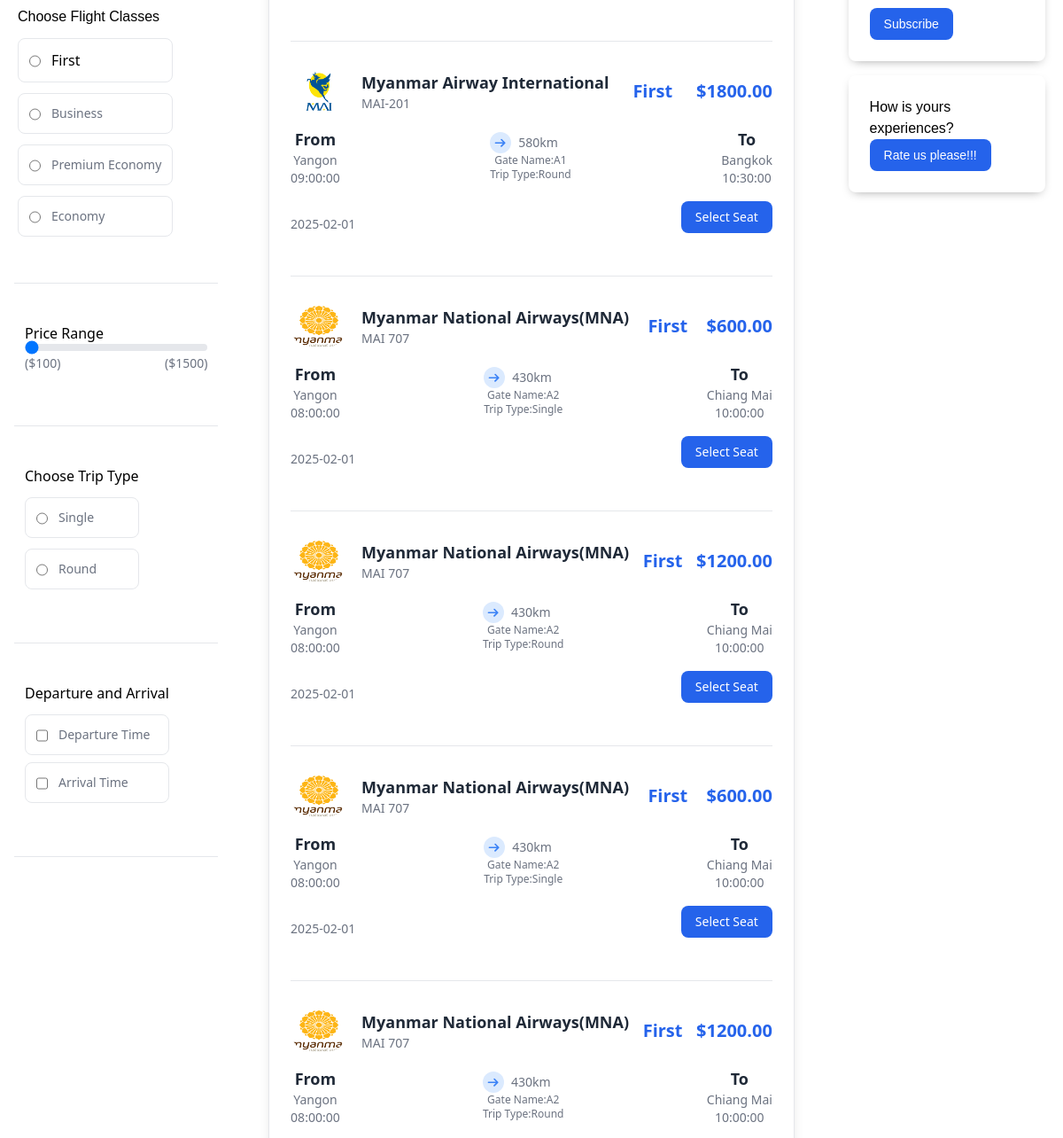
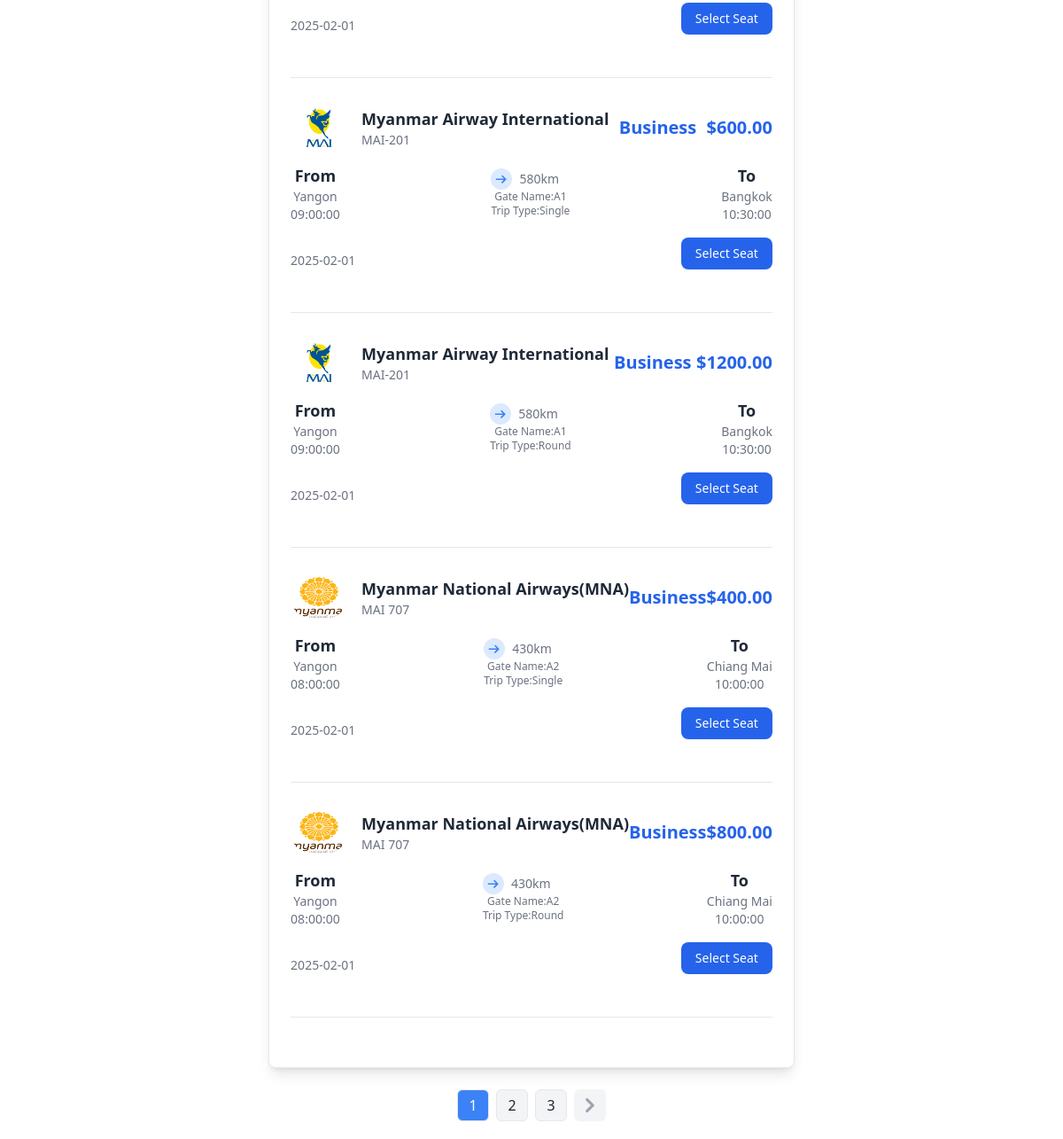
The app's page /customer/flightSearch.php (lower part), older data (2 pictures, top to bottom).
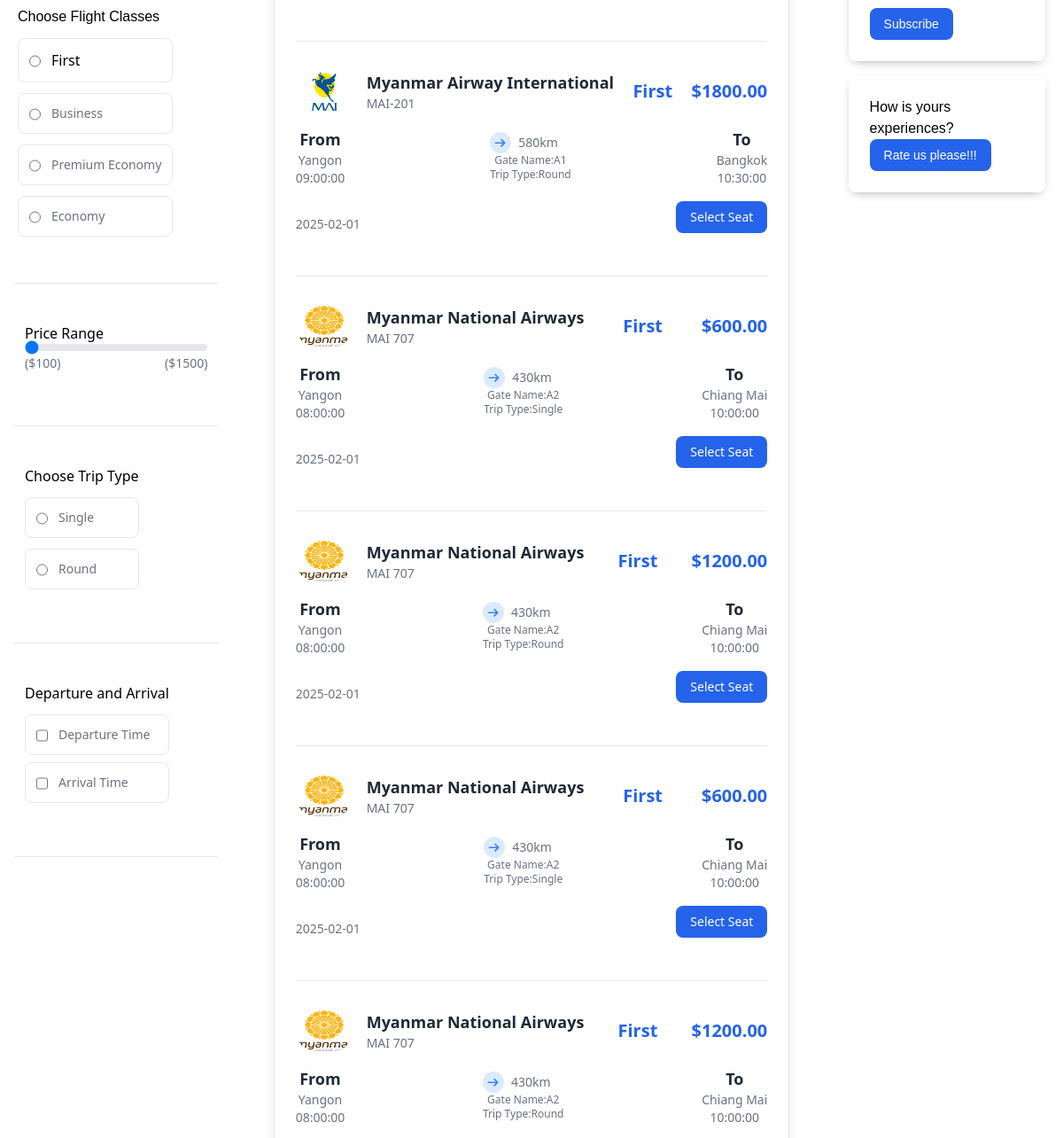
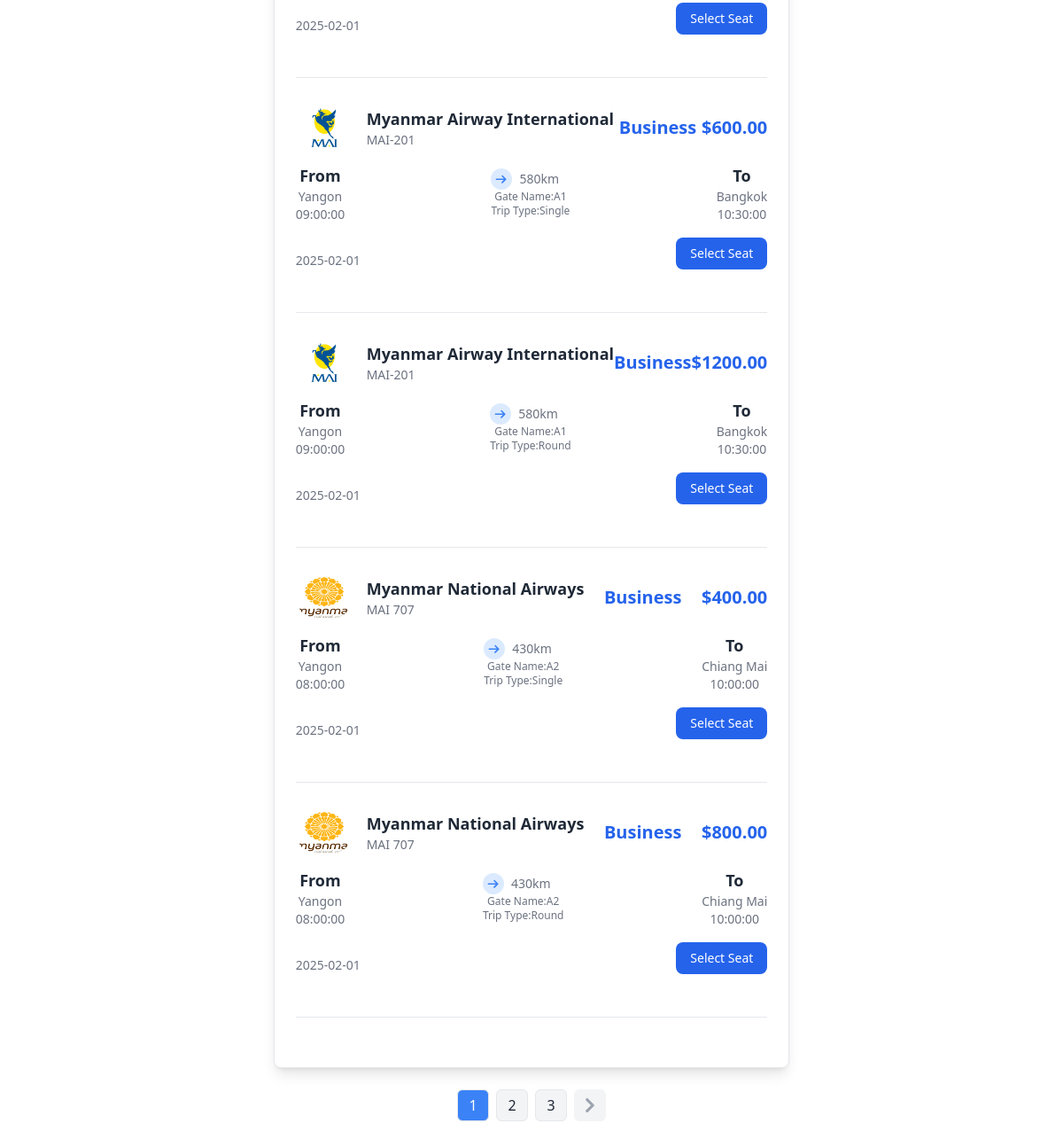
The same page, newer data (2 pictures, top to bottom).
### tables this page shows
CREATE TABLE `flight` (
  `flight_id` int(11) NOT NULL,
  `airline_id` int(11) NOT NULL,
  `flight_name` varchar(100) NOT NULL,
  `flight_date` date NOT NULL,
  `destination` varchar(255) NOT NULL,
  `source` varchar(100) NOT NULL,
  `total_distance` varchar(100) NOT NULL,
  `fee_per_ticket` decimal(10,2) NOT NULL,
  `departure_time` time NOT NULL,
  `arrival_time` time NOT NULL,
  `capacity` int(11) NOT NULL,
  `gate` varchar(255) NOT NULL,
  `placeImg` varchar(100) DEFAULT NULL
);

CREATE TABLE `airline` (
  `airline_id` int(11) NOT NULL,
  `airline_name` varchar(100) NOT NULL,
  `photo` varchar(100) DEFAULT NULL
);

CREATE TABLE `classes` (
  `class_id` int(11) NOT NULL,
  `class_name` varchar(255) NOT NULL,
  `base_fees` decimal(10,2) NOT NULL
);

CREATE TABLE `flightclasses` (
  `flightclasses_id` int(11) NOT NULL,
  `flight_id` int(11) DEFAULT NULL,
  `class_id` int(11) DEFAULT NULL,
  `triptype` int(11) DEFAULT NULL,
  `classPrice` decimal(10,2) DEFAULT NULL
);

CREATE TABLE `triptype` (
  `triptypeId` int(11) NOT NULL,
  `triptype_name` varchar(255) NOT NULL,
  `priceCharge` decimal(10,2) NOT NULL
);

### src/customer/flightSearch.php (the view, shortened to what the changed rows need)
<?php
require_once "dbconnect.php";
try {
    $perPage = 10;
    $currentPage = isset($_GET['page']) && is_numeric($_GET['page']) ? (int)$_GET['page'] : 1;
    $start = ($currentPage - 1) * $perPage;
    $sql = "SELECT
                    *
                FROM
                    flight
                INNER JOIN
                    airline ON flight.airline_id = airline.airline_id
                INNER JOIN
                    flightclasses ON flight.flight_id = flightclasses.flight_id
                INNER JOIN
                    classes ON flightclasses.class_id = classes.class_id
                INNER JOIN
                    triptype on flightclasses.triptype = triptype.triptypeId
                LIMIT :perPage OFFSET :start;
                ";
    $stmt = $conn->prepare($sql);
    $stmt->bindParam(':perPage', $perPage, PDO::PARAM_INT);
    $stmt->bindParam(':start', $start, PDO::PARAM_INT);
    $stmt->execute();
    $flights = $stmt->fetchAll(PDO::FETCH_ASSOC);
} catch (PDOException $e) {
    echo $e->getMessage();
}
?>
<!DOCTYPE html>
<html lang="en">
<head>
    <link href="./output.css" rel="stylesheet">
    <script src="https://cdn.tailwindcss.com"></script>
</head>
<body>
    <div class="p-4 grid grid-cols-5 gap-1">
        <div class="p-1 border-gray-200 dark:border-gray-700 grid col-span-3">
            <?php
            if (isset($flights)) {
                echo "<div class='p-6 border border-gray-200 dark:border-gray-700 bg-white shadow-lg rounded-lg w-auto max-w-2xl mx-auto'>";
                foreach ($flights as $flight) {
                    echo "
                        <div class='flex items-center justify-between mb-4'>
                            <div class='flex items-center space-x-4'>
                                <img src='{$flight['photo']}' alt='Airline Logo' class='w-16 h-12 rounded-full'>
                                <div>
                                    <p class='text-lg font-semibold text-gray-800'>{$flight['airline_name']}</p>
                                    <p class='text-sm text-gray-500'>{$flight['flight_name']}</p>
                                </div>
                            </div>
                            <p class='text-xl font-bold text-blue-600'>{$flight["class_name"]}</p>
                            <p class='text-xl font-bold text-blue-600'><span class='text-xl font-bold text-blue-600'>$</span>{$flight["classPrice"]}</p>
                        </div>
                        <div class='flex items-center justify-between mb-4'>
                            <div class='text-center'>
                                <p class='text-lg font-semibold text-gray-800'>From</p>
                                <p class='text-sm text-gray-500'>{$flight["source"]}</p>
                                <p class='text-sm text-gray-500'>{$flight["departure_time"]}</p>
                            </div>
                            <div class='text-center text-gray-500'>
                                <div class='flex items-center space-x-2'>
                                    <span class='w-6 h-6 flex items-center justify-center bg-blue-100 text-blue-500 rounded-full'>
                                        <svg xmlns='http://www.w3.org/2000/svg' class='h-4 w-4' viewBox='0 0 20 20' fill='currentColor'>
                                            <path d='M10.293 15.707a1 1 0 010-1.414l3-3H3a1 1 0 110-2h10.586l-3-3a1 1 0 011.414-1.414l4.707 4.707a1 1 0 010 1.414l-4.707 4.707a1 1 0 01-1.414 0z' />
                                        </svg>
                                    </span>
                                    <p class='text-sm'>{$flight["total_distance"]}km</p>
                                </div>
                                <p class='text-xs'>Gate Name:{$flight["gate"]}</p>
                                <p class='text-xs'>Trip Type:{$flight["triptype_name"]}</p>
                            </div>
                            <div class='text-center'>
                                <p class='text-lg font-semibold text-gray-800'>To</p>
                                <p class='text-sm text-gray-500'>{$flight["destination"]}</p>
                                <p class='text-sm text-gray-500'>{$flight["arrival_time"]}</p>
                            </div>
                        </div>
                        <div class='flex items-center justify-between'>
                            <p class='text-sm text-gray-500'>{$flight["flight_date"]}</p>
                            <form action='$_SERVER[PHP_SELF]' method='POST' enctype='multipart/form-data'>
                                    <input type='hidden' name='flight_id' value='{$flight['flight_id']}'>
                                    <input type='hidden' name='class_id' value='{$flight['class_id']}'>
                                    <input type='hidden' name='fee_per_ticket' value='{$flight['fee_per_ticket']}'>
                                    <input type='hidden' name='photo' value='{$flight['photo']}'>
                                    <input type='hidden' name='airline_name' value='{$flight['airline_name']}'>
                                    <input type='hidden' name='flight_name' value='{$flight['flight_name']}'>
                                    <input type='hidden' name='class_name' value='{$flight["class_name"]}'>
                                    <input type='hidden' name='base_fees' value='{$flight["base_fees"]}'>
                                    <input type='hidden' name='priceCharge' value='{$flight["priceCharge"]}'>
                                    <input type='hidden' name='classPrice' value='{$flight["classPrice"]}'>
                                    <input type='hidden' name='source' value='{$flight["source"]}'>
                                    <input type='hidden' name='flight_date' value='{$flight["flight_date"]}'>
                                    <input type='hidden' name='departure_time' value='{$flight["departure_time"]}'>
                                    <input type='hidden' name='triptypeId' value='{$flight["triptypeId"]}'>
                                    <input type='hidden' name='triptype_name' value='{$flight["triptype_name"]}'>
                                    <input type='hidden' name='gate' value='{$flight["gate"]}'>
                                    <input type='hidden' name='destination' value='{$flight["destination"]}'>
                                    <input type='hidden' name='arrival_time' value='{$flight["arrival_time"]}'>
                                    <div class='space-x-2'>
                                        <button type='submit' name='selectSeat' class='px-4 py-2 rounded-lg text-white text-sm bg-blue-600 hover:bg-blue-700'>Select Seat</button>
                                    </div>
                            </form>
                        </div>
                        <hr class='h-px my-8 bg-gray-200 border-0 dark:bg-gray-700'>";
                }
                echo "</div>";
            } else {
                echo "<div class='p-4 border border-gray-200 dark:border-gray-700 bg-white shadow-lg rounded-lg w-full max-w-2xl mx-11'>
                        <p class='text-lg font-semibold text-gray-800'>No Flights Found</p>
                    </div>";
            }
            ?>
        </div>
        <div class="p-1 rounded-lg col-span-1">
            <div class="bg-white shadow-[0_4px_12px_-5px_rgba(0,0,0,0.4)] p-6 w-auto rounded-lg font-[sans-serif] overflow-hidden mx-auto mt-4">
                <h2>How is yours experiences?</h2>
            </div>
        </div>
</body>
</html>

Row changes from the older to the newer data that the page shows:
changed flight "MAI 707": airline.airline_name "Myanmar National Airways(MNA)" → "Myanmar National Airways"
